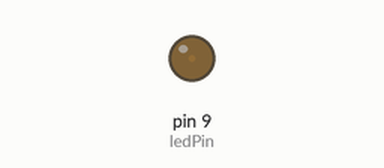
Recording of a sketch running on a simulated Arduino Uno, built with avr-gcc and run on an emulated ATmega328P. Shown: output pins drawn as LEDs (lit = HIGH).

Above: at 0.05 s.
At 3.85 s:
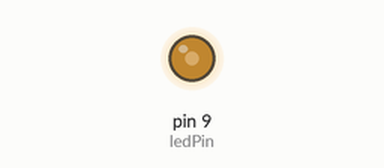
At 7.65 s:
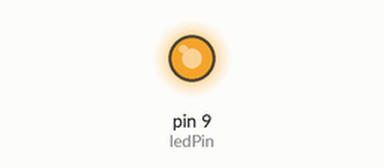
At 15.25 s:
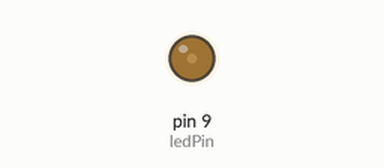
Timing chart, 0 to 21.9 s (numbered marks = the images above):
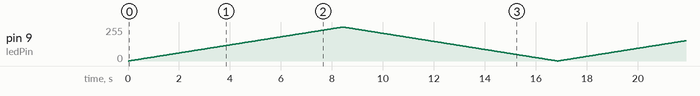

The sketch:

fade_up.ino
```cpp
const int ledPin = 9;  // constant for the output pin

void setup() {
  // put your setup code here, to run once:
  pinMode(ledPin, OUTPUT); // make the led pin an output
}

void loop() {
  // put your main code here, to run repeatedly:

  // loop from 0 to 255
  for (int i = 0; i < 255; i++) {
    analogWrite(ledPin, i); // write the value of i to the pin
    delay(33); // delay so we can see the fade
  }
  // loop from 255 to 0
  for (int i = 255; i > 0 ; i--) {
    analogWrite(ledPin, i); // write the value of i to the pin
    delay(33); // delay so we can see the fade
  }
}
```
